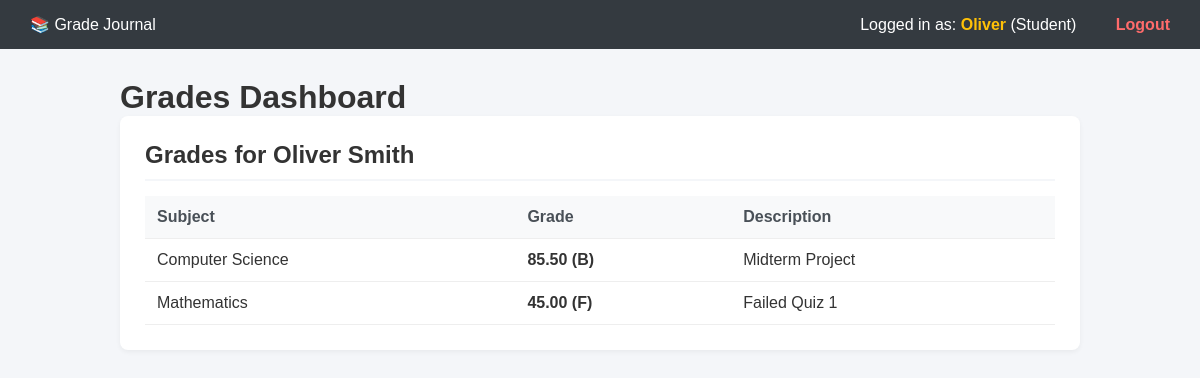
The app's page /grades.php (signed in) with its own data.
### tables this page shows
CREATE TABLE `students` (
  `id` int(11) NOT NULL AUTO_INCREMENT,
  `class_id` int(11) NOT NULL,
  `first_name` varchar(50) NOT NULL,
  `last_name` varchar(50) NOT NULL,
  PRIMARY KEY (`id`)
);

CREATE TABLE `grades` (
  `id` int(11) NOT NULL AUTO_INCREMENT,
  `student_id` int(11) NOT NULL,
  `subject` varchar(100) NOT NULL,
  `grade` decimal(5,2) NOT NULL,
  `description` varchar(255) DEFAULT NULL,
  `created_at` timestamp NULL DEFAULT current_timestamp(),
  PRIMARY KEY (`id`)
);

### functions.php (called while the page is built, shortened)
<?php
function query($sql, $parameters=[]) {
    require 'config.php';
    $charset = 'utf8mb4';
    try {
        $pdo = new PDO("mysql:host={$dbHost};dbname={$dbName};charset={$charset}", $dbUser, $dbPass);
        $pdo->setAttribute(PDO::ATTR_ERRMODE, PDO::ERRMODE_EXCEPTION);
        $stmt = $pdo->prepare($sql);
        foreach($parameters as $nam=>$val) {
            $stmt->bindValue(":{$nam}", $val, PDO::PARAM_STR);
        }
        $stmt->execute();
        if (strpos(strtoupper($sql), 'SELECT') === 0) {
            $result = $stmt->fetchAll(PDO::FETCH_ASSOC);
        } else {
            $result = true;
        }
    }
    catch(PDOException $e) {
        $result = false;
    }
    return $result;
}
function isTeacher() {
    return (isset($_SESSION['role']) && $_SESSION['role'] === 'teacher');
}
function sanitize($data) {
    return htmlspecialchars(strip_tags(trim($data)));
}
function getLetterGrade($grade) {
    if ($grade >= 80) return 'B';
    return 'F';
}

### grades.php (the view, shortened to what this page needs)
<?php
require_once 'functions.php';
$selectedClass = (int)($_GET['class_id'] ?? 0);
$selectedStudent = (int)($_GET['student_id'] ?? 0);
if (isTeacher()) {
    $students = [];
    if ($selectedClass > 0) {
        $students = query("SELECT * FROM students WHERE class_id = :class_id ORDER BY last_name, first_name", ['class_id' => $selectedClass]) ?: [];
    }
    $grades = [];
    if ($selectedStudent > 0) {
        $sql = "SELECT g.*, s.first_name, s.last_name FROM grades g JOIN students s ON g.student_id = s.id WHERE g.student_id = :student_id ORDER BY g.created_at DESC";
        $grades = query($sql, ['student_id' => $selectedStudent]) ?: [];
    }
} else {
    $studentInfo = query("SELECT * FROM students WHERE first_name = :username OR last_name = :username LIMIT 1", ['username' => $_SESSION['username']]);
    if (!empty($studentInfo)) {
        $selectedStudent = $studentInfo[0]['id'];
        $sql = "SELECT g.*, s.first_name, s.last_name FROM grades g JOIN students s ON g.student_id = s.id WHERE g.student_id = :student_id ORDER BY g.created_at DESC";
        $grades = query($sql, ['student_id' => $selectedStudent]) ?: [];
    } else {
        $grades = [];
    }
}
?>
<!DOCTYPE html>
<html lang="en">
<head>
</head>
<body>
    <nav class="navbar">
        <div class="nav-brand">📚 Grade Journal</div>
        <div class="nav-links">
            <span style="color: #fff; margin-right: 15px;">Logged in as: <strong style="color: #ffc107;"><?= sanitize($_SESSION['username']) ?></strong> (<?= isTeacher() ? 'Teacher' : 'Student' ?>)</span>
            <a href="?action=logout" style="color: #ff6b6b;">Logout</a>
        </div>
    </nav>
    <div class="container">
        <h1>Grades Dashboard</h1>
        <?php if ($selectedStudent > 0): ?>
        <div class="card">
            <h2>Grades for <?= htmlspecialchars(($grades[0]['first_name'] ?? '') . ' ' . ($grades[0]['last_name'] ?? '')) ?></h2>
            <?php if (!empty($grades)): ?>
            <table class="table">
                <thead>
                    <tr>
                        <th>Subject</th>
                        <th>Grade</th>
                        <th>Description</th>
                    </tr>
                </thead>
                <tbody>
                    <?php foreach ($grades as $row): ?>
                    <tr>
                        <td><?= sanitize($row['subject']) ?></td>
                        <td><strong><?= $row['grade'] ?> (<?= getLetterGrade($row['grade']) ?>)</strong></td>
                        <td><?= sanitize($row['description']) ?></td>
                    </tr>
                    <?php endforeach; ?>
                </tbody>
            </table>
            <?php else: ?>
                <p class="no-data">No grades yet.</p>
            <?php endif; ?>
        </div>
        <?php endif; ?>
    </div>
</body>
</html>

### grades.php (style rules this page uses)
* { box-sizing: border-box; margin: 0; padding: 0; }
body { font-family: Arial, sans-serif; background-color: #f4f6f9; color: #333; }
.navbar { background: #343a40; color: white; padding: 15px 30px; display: flex; justify-content: space-between; align-items: center; }
.navbar a { color: #ccc; text-decoration: none; margin-left: 20px; font-weight: bold; }
.container { max-width: 1000px; margin: 30px auto; padding: 0 20px; }
.card { background: white; padding: 25px; border-radius: 8px; box-shadow: 0 2px 5px rgba(0,0,0,0.05); margin-bottom: 25px; }
.card h2 { margin-bottom: 15px; border-bottom: 2px solid #f4f6f9; padding-bottom: 10px; }
.table { width: 100%; border-collapse: collapse; margin-top: 10px; }
.table th, .table td { padding: 12px; border-bottom: 1px solid #eee; text-align: left; }
.table th { background-color: #f8f9fa; color: #495057; }

### records on screen
students: first_name+last_name "Oliver Smith"
grades: subject "Computer Science", grade "85.50", grade "B", description "Midterm Project"
grades: subject "Mathematics", grade "45.00", grade "F", description "Failed Quiz 1"

### other values on screen
$_SESSION['username'] "Oliver"
